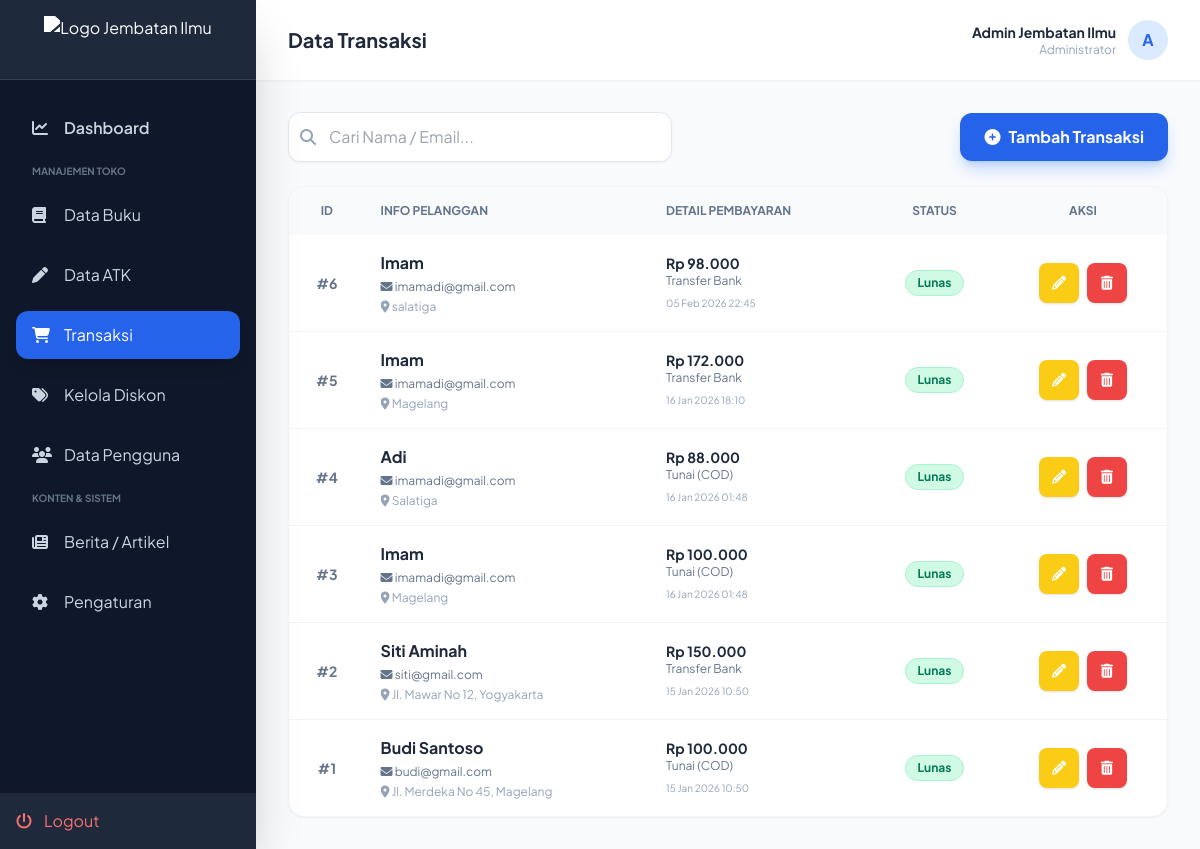
Page /manajemen_transaksi.php (signed in) on the committed database.
### tables this page shows
CREATE TABLE `users` (
  `id` int(11) NOT NULL,
  `nama` varchar(100) DEFAULT NULL,
  `email` varchar(100) DEFAULT NULL,
  `password` varchar(255) DEFAULT NULL,
  `role` enum('admin','member') DEFAULT 'member'
);

CREATE TABLE `transaksi` (
  `id` int(11) NOT NULL,
  `nama_penerima` varchar(100) DEFAULT NULL,
  `email` varchar(100) DEFAULT NULL,
  `alamat` text DEFAULT NULL,
  `metode_pembayaran` varchar(50) DEFAULT NULL,
  `total_bayar` int(11) DEFAULT NULL,
  `status_pembayaran` enum('Pending','Lunas','Batal') DEFAULT 'Pending',
  `tanggal_transaksi` timestamp NOT NULL DEFAULT current_timestamp()
);

### manajemen_transaksi.php (the view, shortened to what the rows shown need)
<?php
include 'koneksi.php';
if (isset($_SESSION['user_email'])) {
    $email_login = $_SESSION['user_email'];
    $query_admin = mysqli_query($conn, "SELECT * FROM users WHERE email='$email_login'");
    $admin = mysqli_fetch_assoc($query_admin);
} else {
    $admin = ['nama' => 'Admin Utama', 'role' => 'admin'];
}
$mode = isset($_GET['aksi']) ? $_GET['aksi'] : 'tampil';
$data_edit = [
    'id' => '', 'nama_penerima' => '', 'email' => '', 'alamat' => '',
    'metode_pembayaran' => '', 'total_bayar' => '', 'status_pembayaran' => 'Pending'
];
?>
<!DOCTYPE html>
<html lang="id">
<head>
    <script src="https://cdn.tailwindcss.com"></script>
    <link href="https://cdnjs.cloudflare.com/ajax/libs/font-awesome/6.4.0/css/all.min.css" rel="stylesheet">
</head>
<body class="bg-slate-50 text-slate-800">
    <div class="flex h-screen overflow-hidden">
        <main class="flex-1 flex flex-col h-screen overflow-hidden relative">
            <header class="h-20 bg-white shadow-sm flex items-center justify-between px-8 z-10">
                <div class="flex items-center gap-4">
                    <h2 class="text-xl font-bold text-slate-800">Data Transaksi</h2>
                </div>
                                <div class="flex items-center gap-3">
                    <div class="text-right hidden sm:block">
                        <p class="text-sm font-bold"><?= $admin['nama']; ?></p>
                        <p class="text-xs text-slate-400">Administrator</p>
                    </div>
                    <div class="h-10 w-10 bg-blue-100 text-blue-600 rounded-full flex items-center justify-center font-bold">
                        <?= strtoupper(substr($admin['nama'], 0, 1)); ?>
                    </div>
                </div>
            </header>
            <div class="flex-1 overflow-y-auto p-8">
                <?php if ($mode == 'tambah' || $mode == 'edit'): ?>
                <div class="max-w-4xl mx-auto bg-white rounded-2xl shadow-lg border border-slate-100 overflow-hidden">
                    <div class="bg-slate-800 px-6 py-4 flex justify-between items-center">
                        <h3 class="text-white font-bold text-lg">
                            <?= ($mode == 'edit') ? '<i class="fas fa-edit mr-2"></i> Update Transaksi' : '<i class="fas fa-plus mr-2"></i> Input Transaksi Manual'; ?>
                        </h3>
                        <a href="manajemen_transaksi.php" class="text-slate-400 hover:text-white"><i class="fas fa-times text-xl"></i></a>
                    </div>
                    <form action="manajemen_transaksi.php" method="POST" class="p-8">
                        <input type="hidden" name="id" value="<?= $data_edit['id']; ?>">
                        <div class="grid grid-cols-1 md:grid-cols-2 gap-8">
                            <div class="space-y-5">
                                <div>
                                    <label class="block text-sm font-bold text-slate-700 mb-1">Nama Penerima</label>
                                    <input type="text" name="nama_penerima" value="<?= $data_edit['nama_penerima']; ?>" required class="w-full px-4 py-2 rounded-lg border focus:ring-2 focus:ring-blue-500 outline-none">
                                </div>
                                <div>
                                    <label class="block text-sm font-bold text-slate-700 mb-1">Email</label>
                                    <input type="email" name="email" value="<?= $data_edit['email']; ?>" required class="w-full px-4 py-2 rounded-lg border focus:ring-2 focus:ring-blue-500 outline-none">
                                </div>
                                <div>
                                    <label class="block text-sm font-bold text-slate-700 mb-1">Alamat Lengkap</label>
                                    <textarea name="alamat" rows="3" required class="w-full px-4 py-2 rounded-lg border focus:ring-2 focus:ring-blue-500 outline-none"><?= $data_edit['alamat']; ?></textarea>
                                </div>
                            </div>
                            <div class="space-y-5">
                                <div>
                                    <label class="block text-sm font-bold text-slate-700 mb-1">Metode Pembayaran</label>
                                    <select name="metode_pembayaran" class="w-full px-4 py-2 rounded-lg border bg-white focus:ring-2 focus:ring-blue-500 outline-none">
                                        <option value="Tunai (COD)" <?= ($data_edit['metode_pembayaran'] == 'Tunai (COD)') ? 'selected' : ''; ?>>Tunai (COD)</option>
                                        <option value="Transfer Bank" <?= ($data_edit['metode_pembayaran'] == 'Transfer Bank') ? 'selected' : ''; ?>>Transfer Bank</option>
                                        <option value="E-Wallet" <?= ($data_edit['metode_pembayaran'] == 'E-Wallet') ? 'selected' : ''; ?>>E-Wallet (Dana/OVO/Gopay)</option>
                                    </select>
                                </div>
                                <div>
                                    <label class="block text-sm font-bold text-slate-700 mb-1">Total Tagihan (Rp)</label>
                                    <input type="number" name="total_bayar" value="<?= $data_edit['total_bayar']; ?>" required class="w-full px-4 py-2 rounded-lg border focus:ring-2 focus:ring-blue-500 outline-none">
                                </div>
                                <div>
                                    <label class="block text-sm font-bold text-slate-700 mb-1">Status Pembayaran</label>
                                    <select name="status_pembayaran" class="w-full px-4 py-2 rounded-lg border bg-white focus:ring-2 focus:ring-blue-500 outline-none">
                                        <option value="Pending" <?= ($data_edit['status_pembayaran'] == 'Pending') ? 'selected' : ''; ?>>🕒 Pending (Menunggu)</option>
                                        <option value="Lunas" <?= ($data_edit['status_pembayaran'] == 'Lunas') ? 'selected' : ''; ?>>✅ Lunas (Selesai)</option>
                                        <option value="Batal" <?= ($data_edit['status_pembayaran'] == 'Batal') ? 'selected' : ''; ?>>❌ Batal</option>
                                    </select>
                                </div>
                            </div>
                        </div>
                        <div class="mt-8 flex gap-3 border-t pt-6">
                            <button type="submit" name="simpan" class="bg-blue-600 hover:bg-blue-700 text-white font-bold py-3 px-8 rounded-xl shadow-lg transition flex-1">
                                <i class="fas fa-save mr-2"></i> Simpan Data
                            </button>
                            <a href="manajemen_transaksi.php" class="bg-slate-200 hover:bg-slate-300 text-slate-700 font-bold py-3 px-6 rounded-xl transition">Batal</a>
                        </div>
                    </form>
                </div>
                <?php else: ?>
                <div class="bg-white rounded-2xl shadow-sm border border-slate-100 overflow-hidden">
                    <div class="overflow-x-auto">
                        <table class="w-full text-left border-collapse">
                            <thead class="bg-slate-50 text-slate-500 text-xs uppercase font-bold">
                                <tr>
                                    <th class="p-4 text-center">ID</th>
                                    <th class="p-4">Info Pelanggan</th>
                                    <th class="p-4">Detail Pembayaran</th>
                                    <th class="p-4 text-center">Status</th>
                                    <th class="p-4 text-center">Aksi</th>
                                </tr>
                            </thead>
                            <tbody class="divide-y divide-slate-100 text-sm">
                                <?php
                                $keyword = isset($_GET['cari']) ? $_GET['cari'] : '';
                                $query_sql = "SELECT * FROM transaksi WHERE nama_penerima LIKE '%$keyword%' OR email LIKE '%$keyword%' ORDER BY id DESC";
                                $result = mysqli_query($conn, $query_sql);
                                if (mysqli_num_rows($result) > 0) {
                                    while ($row = mysqli_fetch_assoc($result)) {
                                        $statusClass = 'bg-gray-100 text-gray-600';
                                        if ($row['status_pembayaran'] == 'Lunas') {
                                            $statusClass = 'bg-emerald-100 text-emerald-700 border border-emerald-200';
                                        } elseif ($row['status_pembayaran'] == 'Pending') {
                                            $statusClass = 'bg-yellow-100 text-yellow-700 border border-yellow-200';
                                        } elseif ($row['status_pembayaran'] == 'Batal') {
                                            $statusClass = 'bg-red-100 text-red-700 border border-red-200';
                                        }
                                        $tanggal = date('d M Y H:i', strtotime($row['tanggal_transaksi']));
                                ?>
                                <tr class="hover:bg-blue-50 transition duration-200">
                                    <td class="p-4 text-center font-bold text-slate-500">#<?= $row['id']; ?></td>
                                    <td class="p-4">
                                        <p class="font-bold text-slate-800 text-base"><?= $row['nama_penerima']; ?></p>
                                        <p class="text-xs text-slate-500 mt-1"><i class="fas fa-envelope"></i> <?= $row['email']; ?></p>
                                        <p class="text-xs text-slate-400 mt-1 line-clamp-1" title="<?= $row['alamat']; ?>"><i class="fas fa-map-marker-alt"></i> <?= $row['alamat']; ?></p>
                                    </td>
                                    <td class="p-4">
                                        <p class="font-bold text-slate-800">Rp <?= number_format($row['total_bayar'], 0, ',', '.'); ?></p>
                                        <p class="text-xs text-slate-500"><?= $row['metode_pembayaran']; ?></p>
                                        <p class="text-[10px] text-slate-400 mt-1"><?= $tanggal; ?></p>
                                    </td>
                                    <td class="p-4 text-center">
                                        <span class="inline-block px-3 py-1 rounded-full text-xs font-bold <?= $statusClass; ?>">
                                            <?= $row['status_pembayaran']; ?>
                                        </span>
                                    </td>
                                    <td class="p-4 text-center">
                                        <div class="flex justify-center gap-2">
                                            <a href="manajemen_transaksi.php?aksi=edit&id=<?= $row['id']; ?>" class="w-10 h-10 rounded-lg bg-yellow-400 hover:bg-yellow-500 text-white flex items-center justify-center shadow transition hover:scale-110" title="Edit / Update Status">
                                                <i class="fas fa-pencil-alt"></i>
                                            </a>
                                            <a href="manajemen_transaksi.php?aksi=hapus&id=<?= $row['id']; ?>" onclick="return confirm('Yakin hapus history transaksi ini?')" class="w-10 h-10 rounded-lg bg-red-500 hover:bg-red-600 text-white flex items-center justify-center shadow transition hover:scale-110" title="Hapus">
                                                <i class="fas fa-trash-alt"></i>
                                            </a>
                                        </div>
                                    </td>
                                </tr>
                                <?php
                                    }
                                } else {
                                    echo "<tr><td colspan='5' class='p-8 text-center text-slate-400'>Belum ada data transaksi.</td></tr>";
                                }
                                ?>
                            </tbody>
                        </table>
                    </div>
                </div>
                <?php endif; ?>
            </div>
        </main>
    </div>
</body>
</html>

### rows in the picture
users: nama "Admin Jembatan Ilmu", nama "A"
transaksi: id "6", nama_penerima "Imam", email "imamadi@gmail.com", alamat "salatiga", total_bayar "98.000", metode_pembayaran "Transfer Bank", tanggal_transaksi "05 Feb 2026 22:45", status_pembayaran "Lunas"
transaksi: id "5", nama_penerima "Imam", email "imamadi@gmail.com", alamat "Magelang", total_bayar "172.000", metode_pembayaran "Transfer Bank", tanggal_transaksi "16 Jan 2026 18:10", status_pembayaran "Lunas"
transaksi: id "4", nama_penerima "Adi", email "imamadi@gmail.com", alamat "Salatiga", total_bayar "88.000", metode_pembayaran "Tunai (COD)", tanggal_transaksi "16 Jan 2026 01:48", status_pembayaran "Lunas"
transaksi: id "3", nama_penerima "Imam", email "imamadi@gmail.com", alamat "Magelang", total_bayar "100.000", metode_pembayaran "Tunai (COD)", tanggal_transaksi "16 Jan 2026 01:48", status_pembayaran "Lunas"
transaksi: id "2", nama_penerima "Siti Aminah", email "siti@gmail.com", alamat "Jl. Mawar No 12, Yogyakarta", total_bayar "150.000", metode_pembayaran "Transfer Bank", tanggal_transaksi "15 Jan 2026 10:50", status_pembayaran "Lunas"
transaksi: id "1", nama_penerima "Budi Santoso", email "budi@gmail.com", alamat "Jl. Merdeka No 45, Magelang", total_bayar "100.000", metode_pembayaran "Tunai (COD)", tanggal_transaksi "15 Jan 2026 10:50", status_pembayaran "Lunas"
